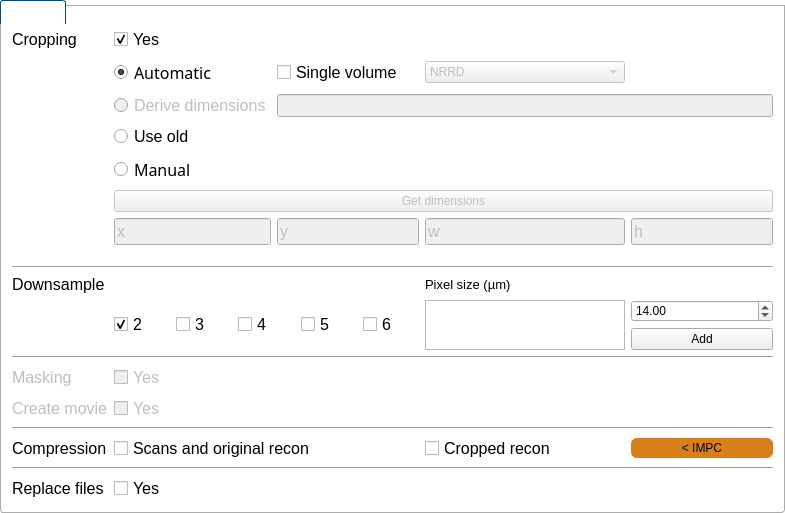
             <widget class="QGroupBox" name="groupBoxOptions">
              <property name="font">
               <font>
                <pointsize>12</pointsize>
               </font>
              </property>
              <property name="styleSheet">
               <string notr="true">QGroupBox
{
    background-color:transparent;
    border-bottom-left-radius: 3px;
    border-bottom-right-radius: 3px;
    border: 1px solid #acacac;
    margin-top: 5px;
}

QGroupBox::title
{
    subcontrol-origin: margin;
    border-top-left-radius: 3px;
    border-top-right-radius: 3px;
    border: 1px solid #0b477b;
    border-bottom: none;
    background-color: qlineargradient(x1: 0, y1: 0, x2: 0, y2: 1,
        stop: 0 #005192, stop: 1 #002f60);
    padding: 2 2px;
    color: white;
}</string>
              </property>
              <property name="title">
               <string>Options</string>
              </property>
              <layout class="QGridLayout" name="gridLayout">
               <item row="1" column="0">
                <spacer name="verticalSpacer_4">
                 <property name="orientation">
                  <enum>Qt::Vertical</enum>
                 </property>
                 <property name="sizeType">
                  <enum>QSizePolicy::Fixed</enum>
                 </property>
                 <property name="sizeHint" stdset="0">
                  <size>
                   <width>20</width>
                   <height>10</height>
                  </size>
                 </property>
                </spacer>
               </item>
               <item row="2" column="0" rowspan="2" colspan="2">
                <layout class="QGridLayout" name="gridLayout_4">
                 <item row="17" column="0" colspan="5">
                  <widget class="Line" name="line">
                   <property name="orientation">
                    <enum>Qt::Horizontal</enum>
                   </property>
                  </widget>
                 </item>
                 <item row="6" column="1">
                  <widget class="QRadioButton" name="radioButtonMan">
                   <property name="font">
                    <font>
                     <family>Sans Serif</family>
                     <pointsize>12</pointsize>
                     <italic>false</italic>
                    </font>
                   </property>
                   <property name="toolTip">
                    <string>&lt;html&gt;&lt;head/&gt;&lt;body&gt;&lt;p&gt;&lt;span style=&quot; font-weight:600;&quot;&gt;Manual&lt;/span&gt;&lt;/p&gt;&lt;p&gt;In cases where the automatic crop is not capable of determining the crop dimensions the user can either manually enter the dimensiosn or press the &amp;quot;Get Dimensions&amp;quot; button.&lt;/p&gt;&lt;p&gt;The &amp;quot;Get dimensions&amp;quot; button provides a Z-projected image of the stack and allows the user to select a cropping region. (see the HARP user guide)&lt;/p&gt;&lt;/body&gt;&lt;/html&gt;</string>
                   </property>
                   <property name="text">
                    <string>Manual</string>
                   </property>
                   <property name="checked">
                    <bool>false</bool>
                   </property>
                  </widget>
                 </item>
                 <item row="1" column="1">
                  <widget class="QRadioButton" name="radioButtonAuto">
                   <property name="font">
                    <font>
                     <family>Sans Serif</family>
                     <pointsize>12</pointsize>
                     <italic>false</italic>
                    </font>
                   </property>
                   <property name="toolTip">
                    <string>&lt;html&gt;&lt;head/&gt;&lt;body&gt;&lt;p&gt;&lt;span style=&quot; font-weight:600;&quot;&gt;Automatic cropping&lt;/span&gt;&lt;/p&gt;&lt;p&gt;The cropping dimensions will be determined automatically. &lt;/p&gt;&lt;/body&gt;&lt;/html&gt;</string>
                   </property>
                   <property name="text">
                    <string>Automatic</string>
                   </property>
                   <property name="checked">
                    <bool>true</bool>
                   </property>
                  </widget>
                 </item>
                 <item row="16" column="2">
                  <widget class="QLabel" name="label_zwait">
                   <property name="text">
                    <string/>
                   </property>
                  </widget>
                 </item>
                 <item row="0" column="1">
                  <widget class="QCheckBox" name="checkBoxCropYes">
                   <property name="font">
                    <font>
                     <pointsize>12</pointsize>
                    </font>
                   </property>
                   <property name="toolTip">
                    <string>&lt;html&gt;&lt;head/&gt;&lt;body&gt;&lt;p&gt;Choose whether cropping should be perfomed&lt;/p&gt;&lt;/body&gt;&lt;/html&gt;</string>
                   </property>
                   <property name="text">
                    <string>Yes</string>
                   </property>
                   <property name="checked">
                    <bool>true</bool>
                   </property>
                  </widget>
                 </item>
                 <item row="15" column="0">
                  <widget class="QLabel" name="label_3">
                   <property name="enabled">
                    <bool>false</bool>
                   </property>
                   <property name="font">
                    <font>
                     <family>MS Shell Dlg 2</family>
                     <pointsize>12</pointsize>
                    </font>
                   </property>
                   <property name="text">
                    <string>Masking</string>
                   </property>
                  </widget>
                 </item>
                 <item row="20" column="1">
                  <widget class="QCheckBox" name="checkBoxRF">
                   <property name="font">
                    <font>
                     <pointsize>12</pointsize>
                    </font>
                   </property>
                   <property name="text">
                    <string>Yes</string>
                   </property>
                  </widget>
                 </item>
                 <item row="20" column="0">
                  <widget class="QLabel" name="label_2">
                   <property name="font">
                    <font>
                     <pointsize>12</pointsize>
                    </font>
                   </property>
                   <property name="text">
                    <string>Replace files</string>
                   </property>
                  </widget>
                 </item>
                 <item row="16" column="1">
                  <widget class="QCheckBox" name="checkBoxMovie_2">
                   <property name="enabled">
                    <bool>false</bool>
                   </property>
                   <property name="font">
                    <font>
                     <pointsize>12</pointsize>
                    </font>
                   </property>
                   <property name="text">
                    <string>Yes</string>
                   </property>
                  </widget>
                 </item>
                 <item row="18" column="0">
                  <widget class="QLabel" name="label">
                   <property name="enabled">
                    <bool>true</bool>
                   </property>
                   <property name="font">
                    <font>
                     <pointsize>12</pointsize>
                    </font>
                   </property>
                   <property name="text">
                    <string>Compression</string>
                   </property>
                  </widget>
                 </item>
                 <item row="16" column="0">
                  <widget class="QLabel" name="label_13">
                   <property name="enabled">
                    <bool>false</bool>
                   </property>
                   <property name="font">
                    <font>
                     <pointsize>12</pointsize>
                    </font>
                   </property>
                   <property name="text">
                    <string>Create movie</string>
                   </property>
                  </widget>
                 </item>
                 <item row="15" column="1">
                  <widget class="QCheckBox" name="checkBoxMask">
                   <property name="enabled">
                    <bool>false</bool>
                   </property>
                   <property name="font">
                    <font>
                     <pointsize>12</pointsize>
                    </font>
                   </property>
                   <property name="text">
                    <string>Yes</string>
                   </property>
                  </widget>
                 </item>
                 <item row="8" column="2">
                  <widget class="QLineEdit" name="lineEditY">
                   <property name="enabled">
                    <bool>false</bool>
                   </property>
                   <property name="font">
                    <font>
                     <pointsize>12</pointsize>
                    </font>
                   </property>
                   <property name="text">
                    <string>y</string>
                   </property>
                  </widget>
                 </item>
                 <item row="8" column="4">
                  <widget class="QLineEdit" name="lineEditH">
                   <property name="enabled">
                    <bool>false</bool>
                   </property>
                   <property name="font">
                    <font>
                     <pointsize>12</pointsize>
                    </font>
                   </property>
                   <property name="text">
                    <string>h</string>
                   </property>
                  </widget>
                 </item>
                 <item row="8" column="1">
                  <widget class="QLineEdit" name="lineEditX">
                   <property name="enabled">
                    <bool>false</bool>
                   </property>
                   <property name="font">
                    <font>
                     <pointsize>12</pointsize>
                    </font>
                   </property>
                   <property name="text">
                    <string>x</string>
                   </property>
                   <property name="readOnly">
                    <bool>false</bool>
                   </property>
                  </widget>
                 </item>
                 <item row="7" column="1" colspan="4">
                  <widget class="QPushButton" name="pushButtonGetDimensions">
                   <property name="enabled">
                    <bool>false</bool>
                   </property>
                   <property name="toolTip">
                    <string>&lt;html&gt;&lt;head/&gt;&lt;body&gt;&lt;p&gt;&lt;span style=&quot; font-weight:600;&quot;&gt;Get dimensions&lt;/span&gt;&lt;/p&gt;&lt;p&gt;This button provides a Z-projected image of the stack and allows the user to select a cropping region. (see the HARP user guide) &lt;/p&gt;&lt;/body&gt;&lt;/html&gt;</string>
                   </property>
                   <property name="text">
                    <string>Get dimensions</string>
                   </property>
                   <property name="checkable">
                    <bool>false</bool>
                   </property>
                  </widget>
                 </item>
                 <item row="9" column="1">
                  <spacer name="verticalSpacer_8">
                   <property name="orientation">
                    <enum>Qt::Vertical</enum>
                   </property>
                   <property name="sizeType">
                    <enum>QSizePolicy::Fixed</enum>
                   </property>
                   <property name="sizeHint" stdset="0">
                    <size>
                     <width>20</width>
                     <height>15</height>
                    </size>
                   </property>
                  </spacer>
                 </item>
                 <item row="8" column="3">
                  <widget class="QLineEdit" name="lineEditW">
                   <property name="enabled">
                    <bool>false</bool>
                   </property>
                   <property name="font">
                    <font>
                     <pointsize>12</pointsize>
                    </font>
                   </property>
                   <property name="text">
                    <string>w</string>
                   </property>
                  </widget>
                 </item>
                 <item row="0" column="0">
                  <widget class="QLabel" name="label_14">
                   <property name="font">
                    <font>
                     <pointsize>12</pointsize>
                    </font>
                   </property>
                   <property name="text">
                    <string>Cropping</string>
                   </property>
                  </widget>
                 </item>
                 <item row="2" column="1">
                  <widget class="QRadioButton" name="radioButtonDerived">
                   <property name="enabled">
                    <bool>false</bool>
                   </property>
                   <property name="font">
                    <font>
                     <pointsize>12</pointsize>
                    </font>
                   </property>
                   <property name="toolTip">
                    <string>&lt;html&gt;&lt;head/&gt;&lt;body&gt;&lt;p&gt;&lt;span style=&quot; font-weight:600;&quot;&gt;Derive dimensions (OPT only)&lt;/span&gt;&lt;/p&gt;&lt;p&gt;This option provides additional functionality that for most instances should not be required.&lt;/p&gt;&lt;p&gt;This option allows dimensions for the crop to be derived from a previous processed channel. &lt;/p&gt;&lt;p&gt;The channel from which the crop dimensions can be derived can be chosen in the OPT channels section. In the OPT channels section the user should select &amp;quot;Return&amp;quot; on the keyboard on the appropiate channel.&lt;/p&gt;&lt;/body&gt;&lt;/html&gt;</string>
                   </property>
                   <property name="text">
                    <string>Derive dimensions</string>
                   </property>
                  </widget>
                 </item>
                 <item row="5" column="1">
                  <widget class="QRadioButton" name="radioButtonUseOldCrop">
                   <property name="font">
                    <font>
                     <pointsize>12</pointsize>
                    </font>
                   </property>
                   <property name="toolTip">
                    <string>&lt;html&gt;&lt;head/&gt;&lt;body&gt;&lt;p&gt;&lt;span style=&quot; font-weight:600;&quot;&gt;Use old&lt;/span&gt;&lt;/p&gt;&lt;p&gt;If HARP has previously been used to perform the cropping of a recon the cropped image can be used to perform additional processes such as downsizing.&lt;/p&gt;&lt;/body&gt;&lt;/html&gt;</string>
                   </property>
                   <property name="text">
                    <string>Use old</string>
                   </property>
                  </widget>
                 </item>
                 <item row="2" column="2" colspan="3">
                  <widget class="QLineEdit" name="lineEditDerivedChnName">
                   <property name="enabled">
                    <bool>false</bool>
                   </property>
                   <property name="font">
                    <font>
                     <pointsize>10</pointsize>
                    </font>
                   </property>
                   <property name="toolTip">
                    <string>&lt;html&gt;&lt;head/&gt;&lt;body&gt;&lt;p&gt;&lt;span style=&quot; font-weight:600;&quot;&gt;Derive dimensions (OPT only)&lt;/span&gt;&lt;/p&gt;&lt;p&gt;This option provides additional functionality that for most instances should not be required.&lt;/p&gt;&lt;p&gt;This option allows dimensions for the crop to be derived from a previous processed channel. &lt;/p&gt;&lt;p&gt;The channel from which the crop dimensions can be derived can be chosen in the OPT channels section. In the OPT channels section the user should select &amp;quot;Return&amp;quot; on the keyboard on the appropiate channel.&lt;/p&gt;&lt;/body&gt;&lt;/html&gt;</string>
                   </property>
                   <property name="readOnly">
                    <bool>true</bool>
                   </property>
                  </widget>
                 </item>
                 <item row="10" column="0" colspan="5">
                  <widget class="Line" name="line_3">
                   <property name="orientation">
                    <enum>Qt::Horizontal</enum>
                   </property>
                  </widget>
                 </item>
                 <item row="19" column="0" colspan="5">
                  <widget class="Line" name="line_2">
                   <property name="orientation">
                    <enum>Qt::Horizontal</enum>
                   </property>
                  </widget>
                 </item>
                 <item row="14" column="0" colspan="5">
                  <widget class="Line" name="line_4">
                   <property name="orientation">
                    <enum>Qt::Horizontal</enum>
                   </property>
                  </widget>
                 </item>
                 <item row="18" column="3">
                  <widget class="QCheckBox" name="checkBoxCropComp">
                   <property name="enabled">
                    <bool>true</bool>
                   </property>
                   <property name="font">
                    <font>
                     <pointsize>12</pointsize>
                    </font>
                   </property>
                   <property name="text">
                    <string>Cropped recon</string>
                   </property>
                  </widget>
                 </item>
                 <item row="18" column="4">
                  <widget class="QPushButton" name="pushButtonIMPC">
                   <property name="toolTip">
                    <string>&lt;html&gt;&lt;head/&gt;&lt;body&gt;&lt;p&gt;&lt;span style=&quot; font-weight:600;&quot;&gt;IMPC settings&lt;/span&gt;&lt;/p&gt;&lt;p&gt;For upload to the DCC, a compressed NRRD file is required. Click here to autoselect.&lt;/p&gt;&lt;p&gt;&lt;br/&gt;&lt;/p&gt;&lt;/body&gt;&lt;/html&gt;</string>
                   </property>
                   <property name="styleSheet">
                    <string notr="true">    color: #020202;
    background-color: #d7801a;
    border-style: none;
    border-radius: 6;
    padding: 3px;
    font-size: 12px;
    padding-left: 5px;
    padding-right: 5px;
    outline: none;</string>
                   </property>
                   <property name="text">
                    <string>&lt; IMPC</string>
                   </property>
                  </widget>
                 </item>
                 <item row="1" column="2">
                  <widget class="QCheckBox" name="checkBoxCreateStack">
                   <property name="font">
                    <font>
                     <family>Arial</family>
                     <pointsize>12</pointsize>
                    </font>
                   </property>
                   <property name="toolTip">
                    <string>&lt;html&gt;&lt;head/&gt;&lt;body&gt;&lt;p&gt;&lt;span style=&quot; font-weight:600;&quot;&gt;Create stack&lt;/span&gt;&lt;/p&gt;&lt;p&gt;A single stack NRRD/TIFF will be generated at native resolution&lt;/p&gt;&lt;/body&gt;&lt;/html&gt;</string>
                   </property>
                   <property name="text">
                    <string>Single volume</string>
                   </property>
                  </widget>
                 </item>
                 <item row="1" column="3">
                  <widget class="QComboBox" name="comboBoxStackType">
                   <property name="enabled">
                    <bool>false</bool>
                   </property>
                   <property name="maxVisibleItems">
                    <number>10</number>
                   </property>
                   <property name="minimumContentsLength">
                    <number>0</number>
                   </property>
                   <item>
                    <property name="text">
                     <string>NRRD</string>
                    </property>
                   </item>
                   <item>
                    <property name="text">
                     <string>TIFF</string>
                    </property>
                   </item>
                  </widget>
                 </item>
                 <item row="11" column="3">
                  <widget class="QLabel" name="label_4">
                   <property name="font">
                    <font>
                     <pointsize>10</pointsize>
                    </font>
                   </property>
                   <property name="text">
                    <string>Pixel size (µm)</string>
                   </property>
                  </widget>
                 </item>
                 <item row="12" column="3">
                  <layout class="QVBoxLayout" name="verticalLayout_12">
                   <item>
                    <widget class="QTableWidget" name="tableWidgetPixelScales">
                     <property name="sizePolicy">
                      <sizepolicy hsizetype="Maximum" vsizetype="Maximum">
                       <horstretch>0</horstretch>
                       <verstretch>0</verstretch>
                      </sizepolicy>
                     </property>
                     <property name="maximumSize">
                      <size>
                       <width>200</width>
                       <height>50</height>
                      </size>
                     </property>
                     <property name="font">
                      <font>
                       <pointsize>8</pointsize>
                      </font>
                     </property>
                     <property name="verticalScrollMode">
                      <enum>QAbstractItemView::ScrollPerPixel</enum>
                     </property>
                     <property name="horizontalScrollMode">
                      <enum>QAbstractItemView::ScrollPerPixel</enum>
                     </property>
                     <property name="showGrid">
                      <bool>true</bool>
                     </property>
                     <attribute name="horizontalHeaderVisible">
                      <bool>false</bool>
                     </attribute>
                     <attribute name="horizontalHeaderDefaultSectionSize">
                      <number>120</number>
                     </attribute>
                     <attribute name="horizontalHeaderStretchLastSection">
                      <bool>true</bool>
                     </attribute>
                     <attribute name="verticalHeaderVisible">
                      <bool>false</bool>
                     </attribute>
                     <attribute name="verticalHeaderDefaultSectionSize">
                      <number>17</number>
                     </attribute>
                     <attribute name="verticalHeaderMinimumSectionSize">
                      <number>14</number>
                     </attribute>
                     <column>
                      <property name="text">
                       <string>Value</string>
                      </property>
                     </column>
                    </widget>
                   </item>
                  </layout>
                 </item>
                 <item row="12" column="4">
                  <layout class="QVBoxLayout" name="verticalLayout_3">
                   <item>
                    <widget class="QDoubleSpinBox" name="spinPixelSize">
                     <property name="toolTip">
                      <string>Select a pixel size to rescale</string>
                     </property>
                     <property name="value">
                      <double>14.000000000000000</double>
                     </property>
                    </widget>
                   </item>
                   <item>
                    <widget class="QPushButton" name="buttonAddPixelSize">
                     <property name="toolTip">
                      <string>Add current pixel size to list</string>
                     </property>
                     <property name="text">
                      <string>Add</string>
                     </property>
                    </widget>
                   </item>
                  </layout>
                 </item>
                 <item row="18" column="1" colspan="2">
                  <widget class="QCheckBox" name="checkBoxScansReconComp">
                   <property name="enabled">
                    <bool>true</bool>
                   </property>
                   <property name="font">
                    <font>
                     <pointsize>12</pointsize>
                    </font>
                   </property>
                   <property name="text">
                    <string>Scans and original recon</string>
                   </property>
                  </widget>
                 </item>
                 <item row="11" column="0">
                  <widget class="QLabel" name="label_5">
                   <property name="font">
                    <font>
                     <pointsize>12</pointsize>
                    </font>
                   </property>
                   <property name="text">
                    <string>Downsample</string>
                   </property>
                  </widget>
                 </item>
                 <item row="12" column="1" colspan="2">
                  <layout class="QHBoxLayout" name="integerFactors">
                   <item>
                    <widget class="QCheckBox" name="checkBoxSF2">
                     <property name="enabled">
                      <bool>true</bool>
                     </property>
                     <property name="font">
                      <font>
                       <pointsize>12</pointsize>
                      </font>
                     </property>
                     <property name="text">
                      <string>2</string>
                     </property>
                     <property name="checked">
                      <bool>true</bool>
                     </property>
                    </widget>
                   </item>
                   <item>
                    <widget class="QCheckBox" name="checkBoxSF3">
                     <property name="font">
                      <font>
                       <pointsize>12</pointsize>
                      </font>
                     </property>
                     <property name="text">
                      <string>3</string>
                     </property>
                     <property name="checked">
                      <bool>false</bool>
                     </property>
                    </widget>
                   </item>
                   <item>
                    <widget class="QCheckBox" name="checkBoxSF4">
                     <property name="font">
                      <font>
                       <pointsize>12</pointsize>
                      </font>
                     </property>
                     <property name="text">
                      <string>4</string>
                     </property>
                     <property name="checked">
                      <bool>false</bool>
                     </property>
                    </widget>
                   </item>
                   <item>
                    <widget class="QCheckBox" name="checkBoxSF5">
                     <property name="font">
                      <font>
                       <pointsize>12</pointsize>
                      </font>
                     </property>
                     <property name="text">
                      <string>5</string>
                     </property>
                     <property name="checked">
                      <bool>false</bool>
                     </property>
                    </widget>
                   </item>
                   <item>
                    <widget class="QCheckBox" name="checkBoxSF6">
                     <property name="font">
                      <font>
                       <pointsize>12</pointsize>
                      </font>
                     </property>
                     <property name="text">
                      <string>6</string>
                     </property>
                     <property name="checked">
                      <bool>false</bool>
                     </property>
                    </widget>
                   </item>
                  </layout>
                 </item>
                </layout>
               </item>
              </layout>
             </widget>
